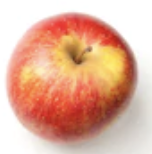
#> input picture Project/test_matching/test_apple1.png, 152 x 154 px
$ jupyter execute --allow-errors Image_Matching2.ipynb
#> lines starting #> are read from the running program, lines starting #| are printed output that depends on the picture
BRIEF in Image Matching

Gambar jeruk dan apel yang bentuknya mirip

[cell 1]
import cv2
import numpy as np
import matplotlib.pyplot as plt

def match_images(image1, image2):
    # Initialize BRIEF detector
    fast = cv2.FastFeatureDetector_create()  # * Extractor
    brief = cv2.xfeatures2d.BriefDescriptorExtractor_create()

    # Detect keypoints and compute descriptors for both images
    keypoints1 = fast.detect(image1, None)  # * Extractor
    keypoints1, descriptors1 = brief.compute(image1, keypoints1)
    keypoints2 = fast.detect(image2, None)  # * Extractor
    keypoints2, descriptors2 = brief.compute(image2, keypoints2)

    # Create a Brute Force Matcher
    bf = cv2.BFMatcher(cv2.NORM_HAMMING, crossCheck=True)


    matches = []

    # Match descriptors
    if descriptors1 is not None and descriptors2 is not None:
        matches = bf.match(descriptors1, descriptors2)
        matches = sorted(matches, key=lambda x: x.distance)

    # Compute similarity score based on the number of matches
    similarity_score = len(matches)

    return similarity_score, keypoints1, keypoints2, matches

def main():

    image1 = cv2.imread('test_matching/test_apple1.png', cv2.IMREAD_GRAYSCALE)  # * Image path
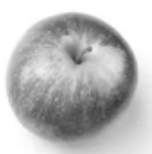
#> image1: shape (154, 152); min 56, max 255, mean 188.1
    image2 = cv2.imread('test_matching/test_orange2.png', cv2.IMREAD_GRAYSCALE)  # * Image path

    # Match the images
    similarity_score, keypoints1, keypoints2, matches = match_images(image1, image2)
#> in match_images, `keypoints1 = fast.detect(image1, None)`: keypoints1 = 218 keypoints; strongest (x, y, size): (90, 49, 7), (79, 63, 7), (80, 61, 7), (66, 32, 7)
#> in match_images, `keypoints1, descriptors1 = brief.compute(image1, keypoints1)`: keypoints1 = 182 keypoints; strongest (x, y, size): (90, 49, 7), (79, 63, 7), (80, 61, 7), (66, 32, 7)
#> similarity_score = 0; keypoints2 = (); matches = []


    threshold = 30  # * Threshold


    if similarity_score >= threshold:
        print("The images contain the same object.")
    else:
        print("The images contain different objects.")

    # Plot both images with matched keypoints
    matched_image = cv2.drawMatches(image1, keypoints1, image2, keypoints2, matches, None, flags=cv2.DrawMatchesFlags_NOT_DRAW_SINGLE_POINTS)

    plt.figure(figsize=(12, 6))
    plt.imshow(matched_image)
    plt.title('Matched Keypoints')
    plt.axis('off')
    plt.show()

#> (the rest of this cell did not finish here and is left out)

Gambar apel dan pisang

[cell 2]
import cv2
import numpy as np
import matplotlib.pyplot as plt

def match_images(image1, image2):
    # Initialize BRIEF detector
    fast = cv2.FastFeatureDetector_create()  # * Extractor
    brief = cv2.xfeatures2d.BriefDescriptorExtractor_create()

    # Detect keypoints and compute descriptors for both images
    keypoints1 = fast.detect(image1, None)  # * Extractor
    keypoints1, descriptors1 = brief.compute(image1, keypoints1)
    keypoints2 = fast.detect(image2, None)  # * Extractor
    keypoints2, descriptors2 = brief.compute(image2, keypoints2)

    # Create a Brute Force Matcher
    bf = cv2.BFMatcher(cv2.NORM_HAMMING, crossCheck=True)


    matches = []

    # Match descriptors
    if descriptors1 is not None and descriptors2 is not None:
        matches = bf.match(descriptors1, descriptors2)
        matches = sorted(matches, key=lambda x: x.distance)

    # Compute similarity score based on the number of matches
    similarity_score = len(matches)

    return similarity_score, keypoints1, keypoints2, matches

def main():

    image1 = cv2.imread('test_matching/test_apple1.png', cv2.IMREAD_GRAYSCALE)  # * Image path
    image2 = cv2.imread('test_matching/banana2.png', cv2.IMREAD_GRAYSCALE)  # * Image path
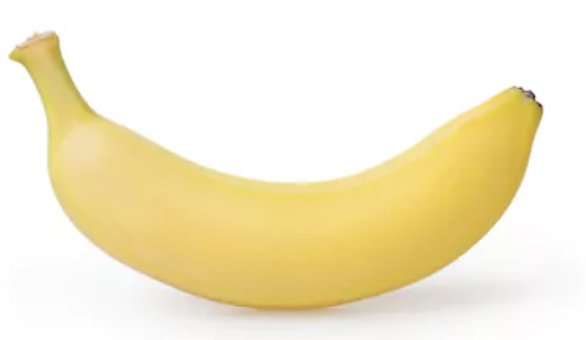
#> input picture Project/test_matching/banana2.png, 586 x 340 px
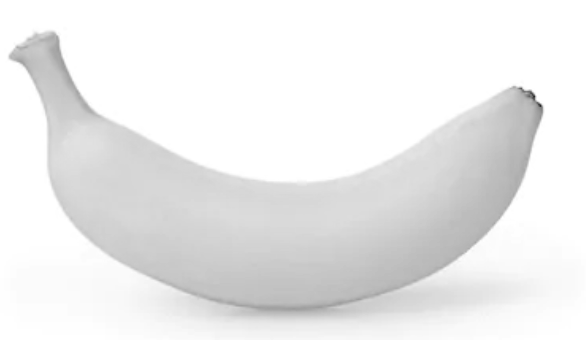
#> image2: shape (340, 586); min 39, max 255, mean 235.9

    # Match the images
    similarity_score, keypoints1, keypoints2, matches = match_images(image1, image2)
#> in match_images, `keypoints1 = fast.detect(image1, None)`: keypoints1 = 218 keypoints; strongest (x, y, size): (90, 49, 7), (79, 63, 7), (80, 61, 7), (66, 32, 7)
#> in match_images, `keypoints1, descriptors1 = brief.compute(image1, keypoints1)`: keypoints1 = 182 keypoints; strongest (x, y, size): (90, 49, 7), (79, 63, 7), (80, 61, 7), (66, 32, 7)
#> in match_images, `keypoints2 = fast.detect(image2, None)`: keypoints2 = 35 keypoints; strongest (x, y, size): (521, 88, 7), (534, 96, 7), (540, 105, 7), (530, 91, 7)
#> in match_images, `keypoints2, descriptors2 = brief.compute(image2, keypoints2)`: keypoints2 = 29 keypoints; strongest (x, y, size): (521, 88, 7), (534, 96, 7), (540, 105, 7), (530, 91, 7)
#> in match_images, `matches = bf.match(descriptors1, descriptors2)`: matches = 10 matches
#> in match_images, `similarity_score = len(matches)`: similarity_score = 10
#> similarity_score = 10; matches = 10 matches


    threshold = 30  # * Threshold


    if similarity_score >= threshold:
        print("The images contain the same object.")
    else:
        print("The images contain different objects.")

    # Plot both images with matched keypoints
    matched_image = cv2.drawMatches(image1, keypoints1, image2, keypoints2, matches, None, flags=cv2.DrawMatchesFlags_NOT_DRAW_SINGLE_POINTS)

    plt.figure(figsize=(12, 6))
    plt.imshow(matched_image)
    plt.title('Matched Keypoints')
    plt.axis('off')
    plt.show()

if __name__ == "__main__":
    main()

Gambar kedua apel yang sama dengan angle berbeda

[cell 3]
import cv2
import numpy as np
import matplotlib.pyplot as plt

def match_images(image1, image2):
    # Initialize BRIEF detector
    fast = cv2.FastFeatureDetector_create()  # * Extractor
    brief = cv2.xfeatures2d.BriefDescriptorExtractor_create()

    # Detect keypoints and compute descriptors for both images
    keypoints1 = fast.detect(image1, None)  # * Extractor
    keypoints1, descriptors1 = brief.compute(image1, keypoints1)
    keypoints2 = fast.detect(image2, None)  # * Extractor
    keypoints2, descriptors2 = brief.compute(image2, keypoints2)

    # Create a Brute Force Matcher
    bf = cv2.BFMatcher(cv2.NORM_HAMMING, crossCheck=True)


    matches = []

    # Match descriptors
    if descriptors1 is not None and descriptors2 is not None:
        matches = bf.match(descriptors1, descriptors2)
        matches = sorted(matches, key=lambda x: x.distance)

    # Compute similarity score based on the number of matches
    similarity_score = len(matches)

    return similarity_score, keypoints1, keypoints2, matches

def main():

    image1 = cv2.imread('test_matching/test_apple1.png', cv2.IMREAD_GRAYSCALE)  # * Image path
    image2 = cv2.imread('test_matching/test_apple2.png', cv2.IMREAD_GRAYSCALE)  # * Image path
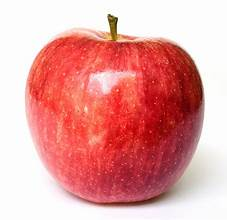
#> input picture Project/test_data/test_apple2.png, 227 x 220 px, found by its file name
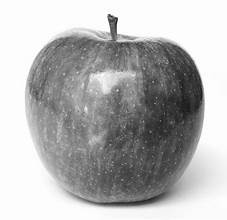
#> image2: shape (220, 227); min 21, max 255, mean 179.6

    # Match the images
    similarity_score, keypoints1, keypoints2, matches = match_images(image1, image2)
#> in match_images, `keypoints1 = fast.detect(image1, None)`: keypoints1 = 218 keypoints; strongest (x, y, size): (90, 49, 7), (79, 63, 7), (80, 61, 7), (66, 32, 7)
#> in match_images, `keypoints1, descriptors1 = brief.compute(image1, keypoints1)`: keypoints1 = 182 keypoints; strongest (x, y, size): (90, 49, 7), (79, 63, 7), (80, 61, 7), (66, 32, 7)
#> in match_images, `keypoints2 = fast.detect(image2, None)`: keypoints2 = 1194 keypoints; strongest (x, y, size): (109, 15, 7), (117, 19, 7), (117, 90, 7), (109, 31, 7)
#> in match_images, `keypoints2, descriptors2 = brief.compute(image2, keypoints2)`: keypoints2 = 1119 keypoints; strongest (x, y, size): (117, 90, 7), (109, 31, 7), (117, 31, 7), (117, 40, 7)
#> in match_images, `matches = bf.match(descriptors1, descriptors2)`: matches = 65 matches
#> in match_images, `similarity_score = len(matches)`: similarity_score = 65
#> similarity_score = 65; matches = 65 matches


    threshold = 30  # * Threshold


    if similarity_score >= threshold:
        print("The images contain the same object.")
    else:
        print("The images contain different objects.")

    # Plot both images with matched keypoints
    matched_image = cv2.drawMatches(image1, keypoints1, image2, keypoints2, matches, None, flags=cv2.DrawMatchesFlags_NOT_DRAW_SINGLE_POINTS)
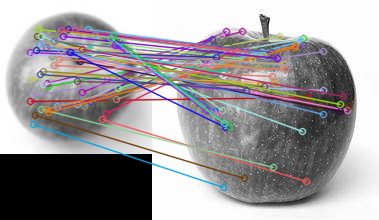
#> matched_image: shape (220, 379, 3); mean of channels 0, 1, 2 156.3, 154.1, 157.7; drawn as B, G, R

    plt.figure(figsize=(12, 6))
    plt.imshow(matched_image)
    plt.title('Matched Keypoints')
    plt.axis('off')
    plt.show()

if __name__ == "__main__":
    main()

Kedua pisang yang sama namun gambarnya terpotong sedikit

[cell 4]
import cv2
import numpy as np
import matplotlib.pyplot as plt

def match_images(image1, image2):
    # Initialize BRIEF detector
    fast = cv2.FastFeatureDetector_create()  # * Extractor
    brief = cv2.xfeatures2d.BriefDescriptorExtractor_create()

    # Detect keypoints and compute descriptors for both images
    keypoints1 = fast.detect(image1, None)  # * Extractor
    keypoints1, descriptors1 = brief.compute(image1, keypoints1)
    keypoints2 = fast.detect(image2, None)  # * Extractor
    keypoints2, descriptors2 = brief.compute(image2, keypoints2)

    # Create a Brute Force Matcher
    bf = cv2.BFMatcher(cv2.NORM_HAMMING, crossCheck=True)


    matches = []

    # Match descriptors
    if descriptors1 is not None and descriptors2 is not None:
        matches = bf.match(descriptors1, descriptors2)
        matches = sorted(matches, key=lambda x: x.distance)

    # Compute similarity score based on the number of matches
    similarity_score = len(matches)

    return similarity_score, keypoints1, keypoints2, matches

def main():

    image1 = cv2.imread('test_matching/banana13.png', cv2.IMREAD_GRAYSCALE)  # * Image path
    image2 = cv2.imread('test_matching/banana13_big.png', cv2.IMREAD_GRAYSCALE)  # * Image path

    # Match the images
    similarity_score, keypoints1, keypoints2, matches = match_images(image1, image2)
#> similarity_score = 0; keypoints1 = (); keypoints2 = (); matches = []


    threshold = 30  # * Threshold


    if similarity_score >= threshold:
        print("The images contain the same object.")
    else:
        print("The images contain different objects.")

    # Plot both images with matched keypoints
    matched_image = cv2.drawMatches(image1, keypoints1, image2, keypoints2, matches, None, flags=cv2.DrawMatchesFlags_NOT_DRAW_SINGLE_POINTS)

    plt.figure(figsize=(12, 6))
    plt.imshow(matched_image)
    plt.title('Matched Keypoints')
    plt.axis('off')
    plt.show()

#> (the rest of this cell did not finish here and is left out)

Kedua pisang yang sama namun gambarnya terpotong cukup banyak

[cell 5]
import cv2
import numpy as np
import matplotlib.pyplot as plt

def match_images(image1, image2):
    # Initialize BRIEF detector
    fast = cv2.FastFeatureDetector_create()  # * Extractor
    brief = cv2.xfeatures2d.BriefDescriptorExtractor_create()

    # Detect keypoints and compute descriptors for both images
    keypoints1 = fast.detect(image1, None)  # * Extractor
    keypoints1, descriptors1 = brief.compute(image1, keypoints1)
    keypoints2 = fast.detect(image2, None)  # * Extractor
    keypoints2, descriptors2 = brief.compute(image2, keypoints2)

    # Create a Brute Force Matcher
    bf = cv2.BFMatcher(cv2.NORM_HAMMING, crossCheck=True)


    matches = []

    # Match descriptors
    if descriptors1 is not None and descriptors2 is not None:
        matches = bf.match(descriptors1, descriptors2)
        matches = sorted(matches, key=lambda x: x.distance)

    # Compute similarity score based on the number of matches
    similarity_score = len(matches)

    return similarity_score, keypoints1, keypoints2, matches

def main():

    image1 = cv2.imread('test_matching/banana13.png', cv2.IMREAD_GRAYSCALE)  # * Image path
    image2 = cv2.imread('test_matching/banana13_small.png', cv2.IMREAD_GRAYSCALE)  # * Image path

    # Match the images
    similarity_score, keypoints1, keypoints2, matches = match_images(image1, image2)
#> similarity_score = 0; keypoints1 = (); keypoints2 = (); matches = []


    threshold = 30  # * Threshold


    if similarity_score >= threshold:
        print("The images contain the same object.")
    else:
        print("The images contain different objects.")

    # Plot both images with matched keypoints
    matched_image = cv2.drawMatches(image1, keypoints1, image2, keypoints2, matches, None, flags=cv2.DrawMatchesFlags_NOT_DRAW_SINGLE_POINTS)

    plt.figure(figsize=(12, 6))
    plt.imshow(matched_image)
    plt.title('Matched Keypoints')
    plt.axis('off')
    plt.show()

#> (the rest of this cell did not finish here and is left out)

Kedua pisang yang sama dirotate 90 derajat

[cell 6]
import cv2
import numpy as np
import matplotlib.pyplot as plt

def match_images(image1, image2):
    # Initialize BRIEF detector
    fast = cv2.FastFeatureDetector_create()  # * Extractor
    brief = cv2.xfeatures2d.BriefDescriptorExtractor_create()

    # Detect keypoints and compute descriptors for both images
    keypoints1 = fast.detect(image1, None)  # * Extractor
    keypoints1, descriptors1 = brief.compute(image1, keypoints1)
    keypoints2 = fast.detect(image2, None)  # * Extractor
    keypoints2, descriptors2 = brief.compute(image2, keypoints2)

    # Create a Brute Force Matcher
    bf = cv2.BFMatcher(cv2.NORM_HAMMING, crossCheck=True)


    matches = []

    # Match descriptors
    if descriptors1 is not None and descriptors2 is not None:
        matches = bf.match(descriptors1, descriptors2)
        matches = sorted(matches, key=lambda x: x.distance)

    # Compute similarity score based on the number of matches
    similarity_score = len(matches)

    return similarity_score, keypoints1, keypoints2, matches

def main():

    image1 = cv2.imread('test_matching/banana1.png', cv2.IMREAD_GRAYSCALE)  # * Image path
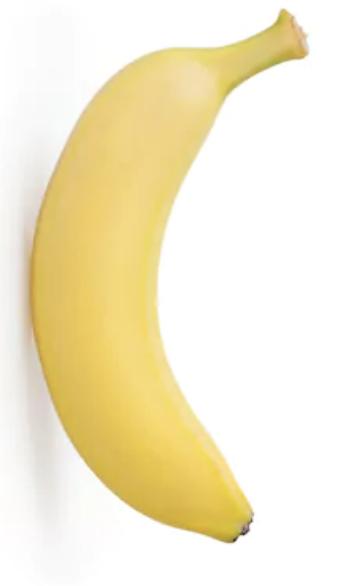
#> input picture Project/test_matching/banana1.png, 340 x 586 px
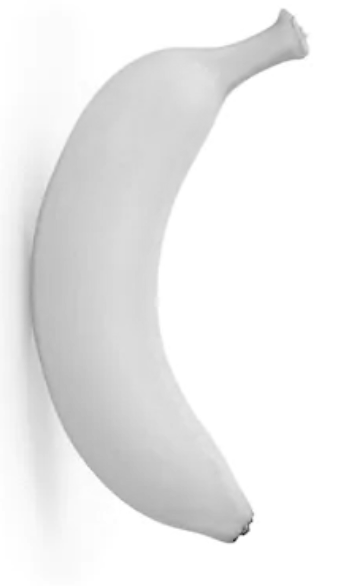
#> image1: shape (586, 340); min 39, max 255, mean 235.9
    image2 = cv2.imread('test_matching/banana2.png', cv2.IMREAD_GRAYSCALE)  # * Image path

    # Match the images
    similarity_score, keypoints1, keypoints2, matches = match_images(image1, image2)
#> in match_images, `keypoints1 = fast.detect(image1, None)`: keypoints1 = 35 keypoints; strongest (x, y, size): (251, 521, 7), (243, 534, 7), (234, 540, 7), (248, 530, 7)
#> in match_images, `keypoints1, descriptors1 = brief.compute(image1, keypoints1)`: keypoints1 = 29 keypoints; strongest (x, y, size): (251, 521, 7), (243, 534, 7), (234, 540, 7), (248, 530, 7)
#> in match_images, `keypoints2 = fast.detect(image2, None)`: keypoints2 = 35 keypoints; strongest (x, y, size): (521, 88, 7), (534, 96, 7), (540, 105, 7), (530, 91, 7)
#> in match_images, `keypoints2, descriptors2 = brief.compute(image2, keypoints2)`: keypoints2 = 29 keypoints; strongest (x, y, size): (521, 88, 7), (534, 96, 7), (540, 105, 7), (530, 91, 7)
#> in match_images, `matches = bf.match(descriptors1, descriptors2)`: matches = 8 matches
#> in match_images, `similarity_score = len(matches)`: similarity_score = 8
#> similarity_score = 8; matches = 8 matches


    threshold = 30  # * Threshold


    if similarity_score >= threshold:
        print("The images contain the same object.")
    else:
        print("The images contain different objects.")

    # Plot both images with matched keypoints
    matched_image = cv2.drawMatches(image1, keypoints1, image2, keypoints2, matches, None, flags=cv2.DrawMatchesFlags_NOT_DRAW_SINGLE_POINTS)
#> matched_image: shape (586, 926, 3)

    plt.figure(figsize=(12, 6))
    plt.imshow(matched_image)
    plt.title('Matched Keypoints')
    plt.axis('off')
    plt.show()

if __name__ == "__main__":
    main()

Kedua pisang yang sama dirotate 45 derajat

[cell 7]
import cv2
import numpy as np
import matplotlib.pyplot as plt

def match_images(image1, image2):
    # Initialize BRIEF detector
    fast = cv2.FastFeatureDetector_create()  # * Extractor
    brief = cv2.xfeatures2d.BriefDescriptorExtractor_create()

    # Detect keypoints and compute descriptors for both images
    keypoints1 = fast.detect(image1, None)  # * Extractor
    keypoints1, descriptors1 = brief.compute(image1, keypoints1)
    keypoints2 = fast.detect(image2, None)  # * Extractor
    keypoints2, descriptors2 = brief.compute(image2, keypoints2)

    # Create a Brute Force Matcher
    bf = cv2.BFMatcher(cv2.NORM_HAMMING, crossCheck=True)


    matches = []

    # Match descriptors
    if descriptors1 is not None and descriptors2 is not None:
        matches = bf.match(descriptors1, descriptors2)
        matches = sorted(matches, key=lambda x: x.distance)

    # Compute similarity score based on the number of matches
    similarity_score = len(matches)

    return similarity_score, keypoints1, keypoints2, matches

def main():
    # Load the first image
    image1 = cv2.imread('test_matching/banana1.png', cv2.IMREAD_GRAYSCALE)  # * Image path

    # Rotate the first image by 45 degrees
    rows, cols = image1.shape
    rotation_matrix = cv2.getRotationMatrix2D((cols / 2, rows / 2), 45, 1)

    # Determine the size of the canvas after rotation
    cos = np.abs(rotation_matrix[0, 0])
    sin = np.abs(rotation_matrix[0, 1])
    new_width = int((rows * sin) + (cols * cos))
    new_height = int((rows * cos) + (cols * sin))

    # Adjust the rotation matrix to fit the entire rotated image
    rotation_matrix[0, 2] += (new_width / 2) - (cols / 2)
    rotation_matrix[1, 2] += (new_height / 2) - (rows / 2)

    # Get the rotated image without cropping
    rotated_image = cv2.warpAffine(image1, rotation_matrix, (new_width, new_height), borderMode=cv2.BORDER_TRANSPARENT)  # * Adjust border mode
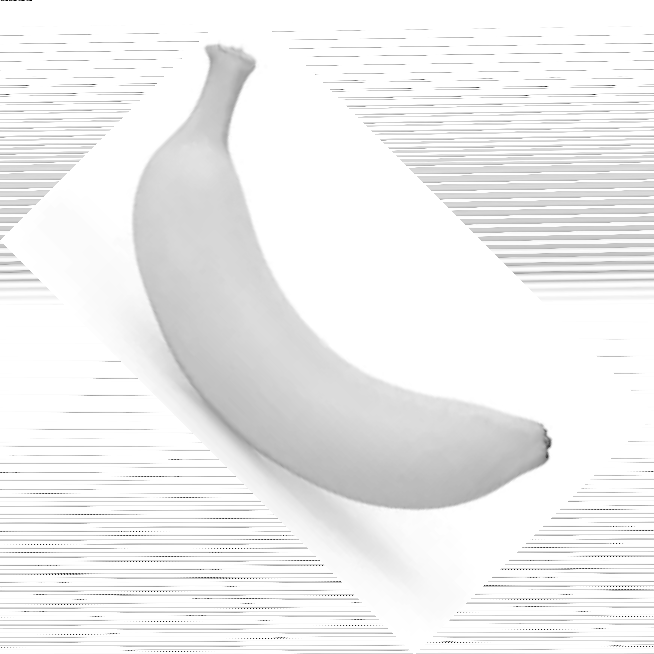
#> rotated_image: shape (654, 654); min 0, max 255, mean 239.6

    # Match the images
    similarity_score, keypoints1, keypoints2, matches = match_images(image1, rotated_image)
#> in match_images, `keypoints1 = fast.detect(image1, None)`: keypoints1 = 35 keypoints; strongest (x, y, size): (251, 521, 7), (243, 534, 7), (234, 540, 7), (248, 530, 7)
#> in match_images, `keypoints1, descriptors1 = brief.compute(image1, keypoints1)`: keypoints1 = 29 keypoints; strongest (x, y, size): (251, 521, 7), (243, 534, 7), (234, 540, 7), (248, 530, 7)
#> in match_images, `keypoints2 = fast.detect(image2, None)`: keypoints2 = 1234 keypoints; strongest (x, y, size): (322, 565, 7), (546, 86, 7), (594, 94, 7), (484, 585, 7)
#> in match_images, `keypoints2, descriptors2 = brief.compute(image2, keypoints2)`: keypoints2 = 1002 keypoints; strongest (x, y, size): (322, 565, 7), (546, 86, 7), (594, 94, 7), (484, 585, 7)
#> in match_images, `matches = bf.match(descriptors1, descriptors2)`: matches = 10 matches
#> in match_images, `similarity_score = len(matches)`: similarity_score = 10
#> similarity_score = 10; matches = 10 matches


    threshold = 30  # * Threshold


    if similarity_score >= threshold:
        print("The images contain the same object.")
    else:
        print("The images contain different objects.")

    # Plot both images with matched keypoints
    matched_image = cv2.drawMatches(image1, keypoints1, rotated_image, keypoints2, matches, None, flags=cv2.DrawMatchesFlags_NOT_DRAW_SINGLE_POINTS)
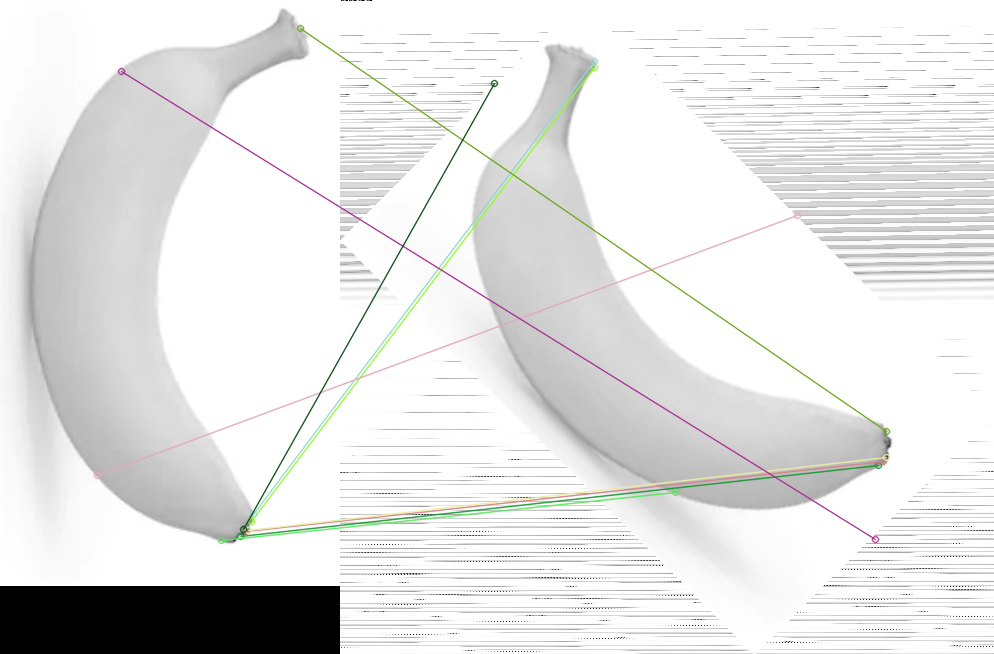
#> matched_image: shape (654, 994, 3); mean of channels 0, 1, 2 228.3, 229, 228.7; drawn as B, G, R

    plt.figure(figsize=(12, 6))
    plt.imshow(matched_image)
    plt.title('Matched Keypoints')
    plt.axis('off')
    plt.show()

if __name__ == "__main__":
    main()

Apel yang sama dirotate 45 derajat

[cell 8]
import cv2
import numpy as np
import matplotlib.pyplot as plt

def match_images(image1, image2):
    # Initialize BRIEF detector
    fast = cv2.FastFeatureDetector_create()  # * Extractor
    brief = cv2.xfeatures2d.BriefDescriptorExtractor_create()

    # Detect keypoints and compute descriptors for both images
    keypoints1 = fast.detect(image1, None)  # * Extractor
    keypoints1, descriptors1 = brief.compute(image1, keypoints1)
    keypoints2 = fast.detect(image2, None)  # * Extractor
    keypoints2, descriptors2 = brief.compute(image2, keypoints2)

    # Create a Brute Force Matcher
    bf = cv2.BFMatcher(cv2.NORM_HAMMING, crossCheck=True)


    matches = []

    # Match descriptors
    if descriptors1 is not None and descriptors2 is not None:
        matches = bf.match(descriptors1, descriptors2)
        matches = sorted(matches, key=lambda x: x.distance)

    # Compute similarity score based on the number of matches
    similarity_score = len(matches)

    return similarity_score, keypoints1, keypoints2, matches

def main():

    image1 = cv2.imread('test_matching/test_apple1.png', cv2.IMREAD_GRAYSCALE)  # * Image path
    image2 = cv2.imread('test_matching/test_apple1_rotated.png', cv2.IMREAD_GRAYSCALE)  # * Image path

    # Match the images
    similarity_score, keypoints1, keypoints2, matches = match_images(image1, image2)
#> in match_images, `keypoints1 = fast.detect(image1, None)`: keypoints1 = 218 keypoints; strongest (x, y, size): (90, 49, 7), (79, 63, 7), (80, 61, 7), (66, 32, 7)
#> in match_images, `keypoints1, descriptors1 = brief.compute(image1, keypoints1)`: keypoints1 = 182 keypoints; strongest (x, y, size): (90, 49, 7), (79, 63, 7), (80, 61, 7), (66, 32, 7)
#> similarity_score = 0; keypoints2 = (); matches = []


    threshold = 30  # * Threshold


    if similarity_score >= threshold:
        print("The images contain the same object.")
    else:
        print("The images contain different objects.")

    # Plot both images with matched keypoints
    matched_image = cv2.drawMatches(image1, keypoints1, image2, keypoints2, matches, None, flags=cv2.DrawMatchesFlags_NOT_DRAW_SINGLE_POINTS)

    plt.figure(figsize=(12, 6))
    plt.imshow(matched_image)
    plt.title('Matched Keypoints')
    plt.axis('off')
    plt.show()

#> (the rest of this cell did not finish here and is left out)
